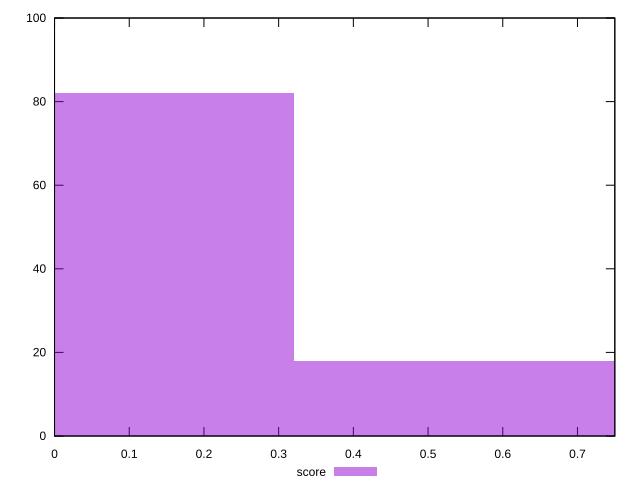

Write gnuplot code to recreate this figure.
reset

$score <<EOF
0 82
0.6421082127910243 18
EOF

set key outside below
set boxwidth 0.6421082127910243
set xrange [0:0.75]
set yrange [0:100]
set trange [0:100]
set style fill transparent solid 0.5 noborder
set terminal svg size 640, 490 enhanced background rgb 'white'
set output "report/report_00029_2021-02-24T13-36-40.390Z/uses-text-compression/samples/agenda/score/histogram.svg"

plot $score title "score" with boxes

reset
